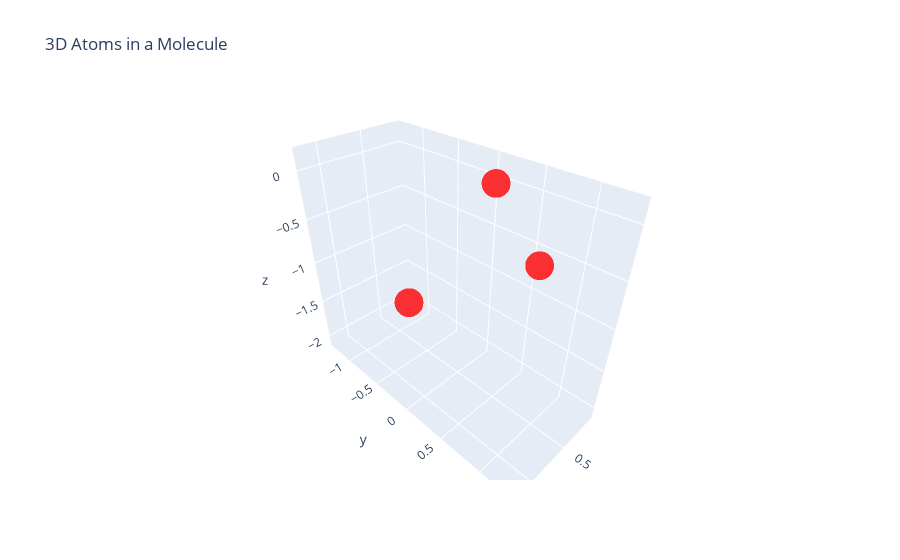

The notebook cell this image was saved under:
### Code cell
from rdkit import Chem
from rdkit.Chem import Draw
from rdkit.Chem.Draw import IPythonConsole
from rdkit.Chem import Descriptors
from rdkit.Chem import AllChem
from rdkit import DataStructs
import numpy as np

import plotly
import plotly.graph_objs as go

mol = Chem.MolFromSmiles('c1ccccc1C')
mol = Chem.AddHs(mol)
AllChem.EmbedMolecule(mol)
AllChem.UFFOptimizeMolecule(mol)
print(mol.GetNumAtoms())
embed = [mol.GetConformer().GetPositions()]
display(mol)
print(embed)


fig = go.Figure()

for n in embed:
    fig.add_trace(go.Scatter3d(x=n[0], y=n[1], z=n[2],
                   mode = 'markers',
                   marker = dict(size=10, color = 'red', opacity = 0.8)))

fig.update_layout(title = "3D Atoms in a Molecule")
fig.show()

### Figure 1 — Plotly figure (JSON) as saved in the notebook; plotly's stock layout.template omitted (floating-point values rounded to 4 significant figures)
{"data": [{"marker": {"color": "red", "opacity": 0.8, "size": 10}, "mode": "markers", "type": "scatter3d", "x": [0.09878, 1.208, 0.04412], "y": [-1.296, 1.305, 0.007577], "z": [-2.077, 0.1488, -0.06663]}], "layout": {"title": {"text": "3D Atoms in a Molecule"}}}
